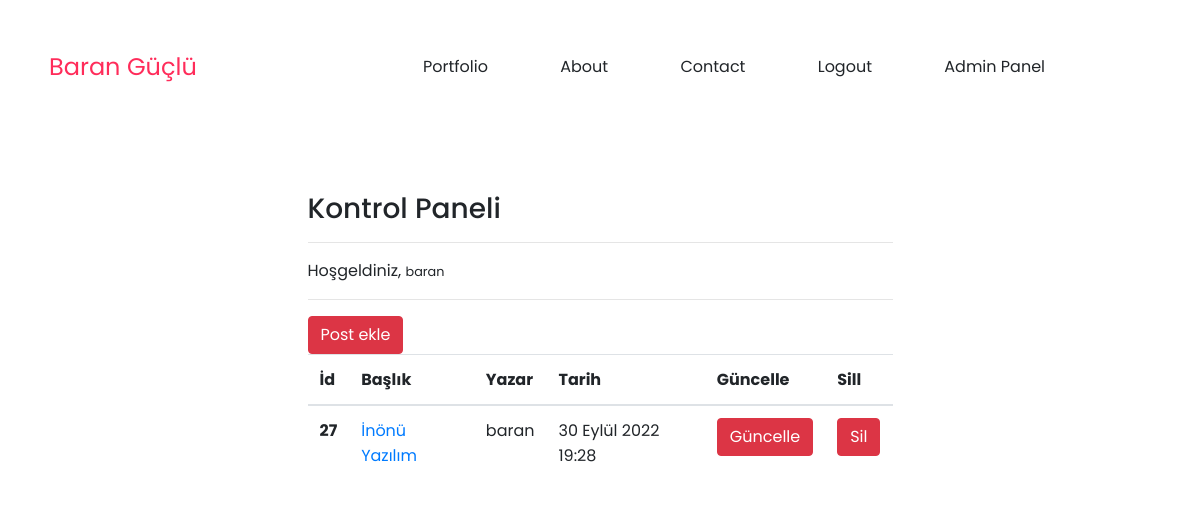
The page /posts/dashboard/ (signed in) on the database as committed earlier.
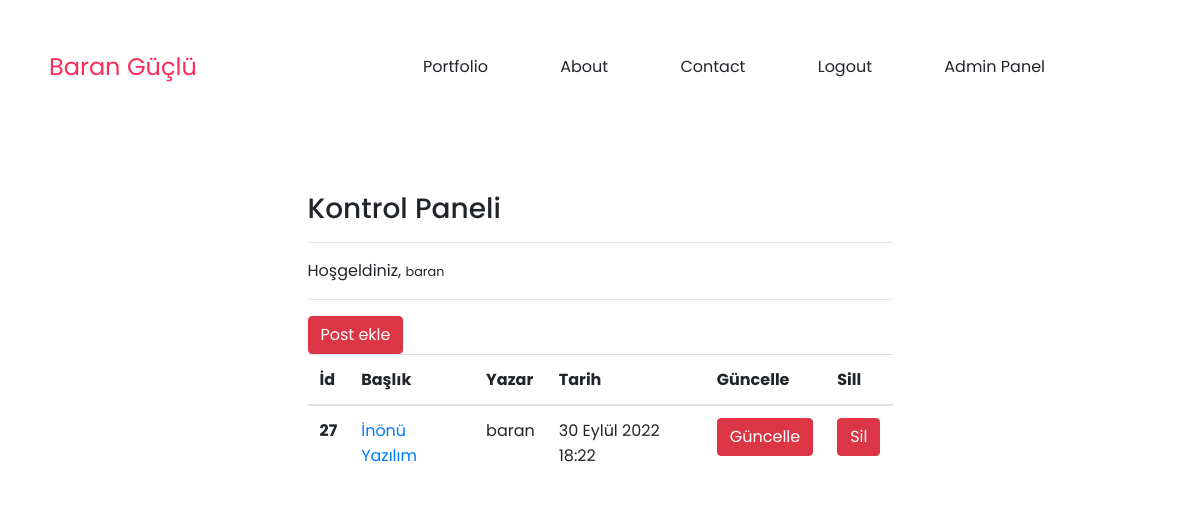
The same page on the database as committed later.
### Post/models.py (models this page shows, shortened)
class Post(models.Model):
    author=models.ForeignKey("auth.User",on_delete=models.CASCADE,verbose_name="Kullanıcı")
    title = models.CharField(max_length=50,verbose_name="Başlık")
    content=RichTextField()
    created_date=models.DateTimeField(auto_now_add=True,verbose_name="Tarih")
    post_image=models.FileField(blank=True,null=True,verbose_name="Posta fotoğraf ekleyin")
    class Meta:
        ordering = ['-created_date']

### Post/views.py (the view)
# urls.py: path("dashboard/",views.dashboard,name="dashboard"),
@login_required(login_url="user:login")
def dashboard(request):
    posts=Post.objects.filter(author=request.user)
    context={
        "posts":posts
    }
    return render(request,"dashboard.html",context)

### templates/dashboard.html (shortened to what this page needs)
<html>
{% load static %}
<head>
    <link rel="stylesheet" href="https://cdnjs.cloudflare.com/ajax/libs/animate.css/3.7.0/animate.min.css">
    <link rel="stylesheet" href="https://cdn.jsdelivr.net/npm/bootstrap@4.0.0/dist/css/bootstrap.min.css">
    <link rel="stylesheet" href="https://use.fontawesome.com/releases/v5.7.1/css/all.css">
    <link rel="stylesheet" href="{% static 'css/index.css'%}">
</head>
<body>
    <header id="header" class="animated slideInDown" style="animation-delay:1.8s;">
        <table>
            <tr>
                <td id="logo">Baran Güçlü</td>
                <td id="navigation">
                    <a href="/">Portfolio</a>
                    <a href="/">About</a>
                    <a href="/">Contact</a>
                    {% if request.user.is_authenticated %}
                        <a href="{% url 'user:logout'%}">Logout</a>
                        <a href="{% url 'post:dashboard'%}">Admin Panel</a>
                    {% else %}
                        <a href="{% url 'user:login'%}">Login</a>
                    {% endif%}
                </td>
            </tr>
        </table>
    </header>
<br><br><br><br><br><br><br><br>
<div class="row">
    <div class="col-md-6 offset-md-3">
        <h3>Kontrol Paneli</h3>
        <hr>
        <p>Hoşgeldiniz, <small>{{request.user.username}}</small></p>
        <hr>
        <a class="btn btn-danger" href="{% url 'post:addpost'%}">Post ekle</a>
        {% if posts %}
        <table class="table">
  <thead>
    <tr>
        <th scope="col">İd</th>
        <th scope="col">Başlık</th>
        <th scope="col">Yazar</th>
        <th scope="col">Tarih</th>
        <th scope="col">Güncelle</th>
        <th scope="col">Sill</th>
    </tr>
  </thead>
  <tbody>
    {% for post in posts %}
        <tr>
            <th scope="row">{{post.id}}</th>
            <td><a href="{% url 'post:detail' post.id %}">{{post.title}}</a></td>
            <td>{{post.author.username}}</td>
            <td>{{post.created_date}}</td>
            <td><a href="{% url 'post:update' post.id %}" class="btn btn-danger">Güncelle</a></td>
            <td><a href="{% url 'post:delete' post.id %}" class="btn btn-danger">Sil</a></td>
        </tr>
    {% endfor %}
  </tbody>
</table>
        {% else %}
        <div class="alert alert-danger">Henüz post mevcut değil.</div>
        {% endif %}
    </div>
</div>
</body>
</html>

Rows that differ between the two databases and show on the page:
changed Post "İnönü Yazılım": created_date "30 Eylül 2022 19:28" → "30 Eylül 2022 18:22"
